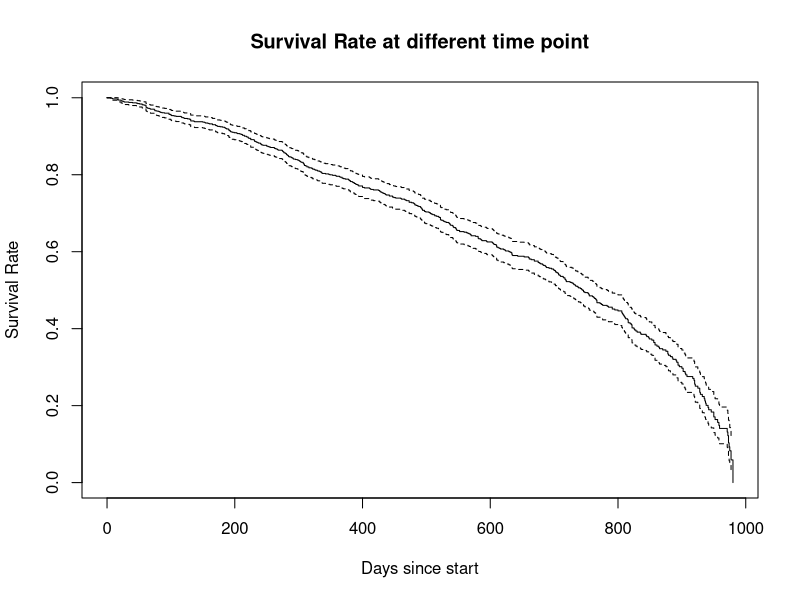
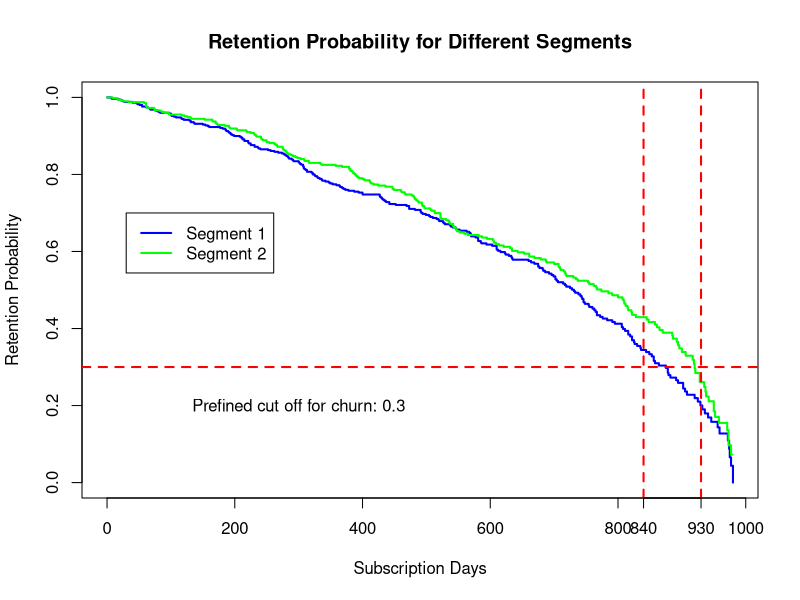
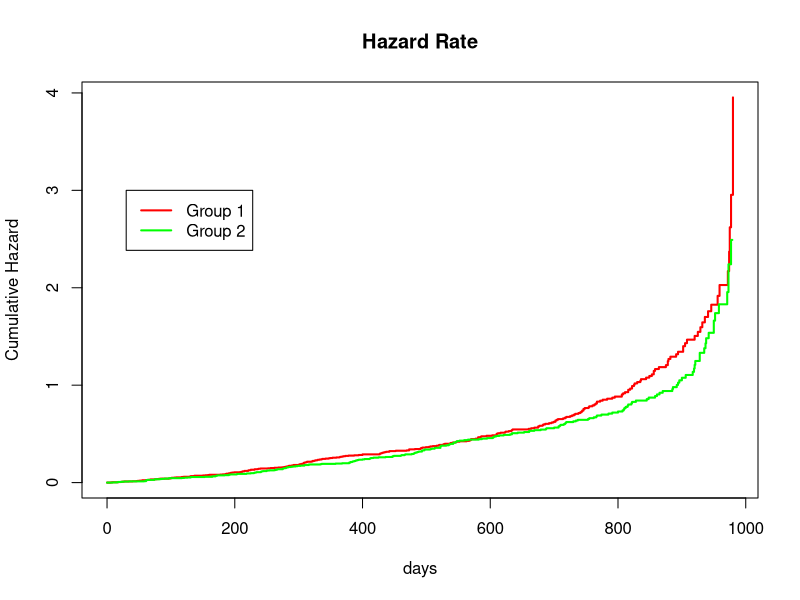
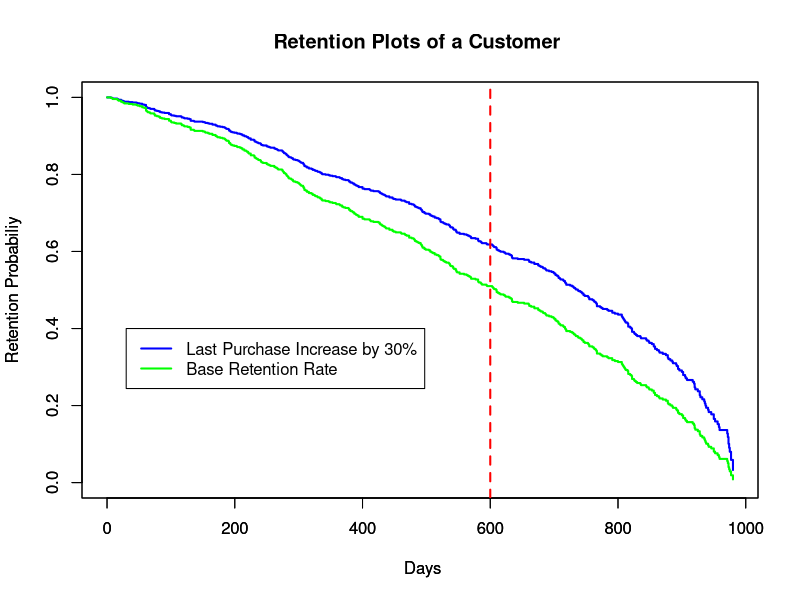

Reproduce these figures in R, in order. (Note: this script raises an error after producing the figures.)

library(survival)
library(KMsurv) 
#############################################################
#############################################################
#time invariate covariates examples

#simulate survival data
ID<-seq (1:1000)
#0 for "F" and 1 for "M"
gender <-sample(c(0, 1),1000, replace = TRUE)
customer_since<-sample(seq(as.Date("2010/1/1"), as.Date("2016/1/1"), "day"), 1000, replace = TRUE)
#female has higher probability of attrition: female: 0.65; male: 0.5
churn =((gender == 0)*rbinom(10, 1, .3)| rbinom(1000, 1, .4))
#time to event
Time2Event = sample(seq(20:1000), 1000, replace = TRUE)
#customer age: young customer did not churn
age_init = rnorm(1000, 40, 10)
age = numeric()
for (i in 1:length(age_init))
{if (churn[i]  == "FALSE")
  age[i]= max(age_init[i]-5, 18) 
  else age[i] = age_init[i]}

surv_eg = data.frame(ID, gender, age, customer_since, churn, Time2Event)


eg_fit <- survfit(Surv(surv_eg$Time2Event, surv_eg$churn)~ 1, conf.type="none")
sum.surv <-summary(eg_fit)
surv.out.df <- data.frame("Time" =eg_fit[[2]],
                          "Cust-Available"=eg_fit[[3]],
                          "Cust-Attrited"=eg_fit[[4]],
                          "Survival-Rate"=eg_fit[[6]])
plot(eg_fit,
     xlab="Days since start",
     ylab="Survival Rate",
     main="Survival Rate at different time point")


eg_w_gender <- survfit(Surv(surv_eg$Time2Event, surv_eg$churn)~ surv_eg$gender, 
                       conf.type="none")
plot(eg_w_gender ,
     xlab="Subscription Days",
     ylab="Retention Probability",
     main="Retention Probability for Different Segments",
     lwd=2,
     col=c("blue","green"))
legend(30, .7, c("Segment 1", "Segment 2"),lwd=2,col=c("blue","green"))
abline(h=0.3, v=c(840, 930), lty =2, col = "red", lwd= 2 )
axis(1, at = c(840, 930))
 
text(300, .2, "Prefined cut off for churn: 0.3")
 
plot(eg_w_gender, fun="cumhaz", 
     xlab="days", ylab="Cumulative Hazard", main="Hazard Rate",
     lwd=2, col=c("red","green")) 
legend(30, 3, c("Group 1", "Group 2"),lwd=2,col=c("red","green"))

gender.surv <- survdiff(Surv(surv_eg$Time2Event, surv_eg$churn)~ surv_eg$gender)
gender.surv


##############################################################
##############################################################
#Cox regression model example

eg_fit_cox<- coxph(Surv(Time2Event, churn)~age,
                      data=surv_eg)
summary(eg_fit_cox)


#fit the base line of the hazard
base.hazard <- survfit(Surv(Time2Event, churn)~1,
                       data=surv_eg)


eg_cox_str <- coxph(Surv(Time2Event, churn)~(age)*strata(gender),
                      data=surv_eg)
summary(eg_cox_str)

eg_cox_gen <- coxph(Surv(Time2Event, churn)~age+gender,
                    data=surv_eg)
summary(eg_cox_gen)

eg_pred <- predict(eg_cox_gen,
                   type="lp",
                   data=surv_eg)

#survival plot for a certan customer
data_sample_cox1= data.frame(
  age =37, gender = 0 )
data_sample_cox2= data.frame(
  age =37*1.3, gender = 0 )


plot(survfit(eg_cox_gen, newdata = data_sample_cox1, type = "aalen"), 
     conf.int ="none", ylab = "Retention Probabiliy", xlab = " Days", 
     main = "Retention Plots of a Customer ",  
     col = "blue", lwd =2) 
par(new =TRUE)
plot(survfit(eg_cox_gen, newdata = data_sample_cox2, type = "aalen"), 
     conf.int ="none", ylab = "Retention Probabiliy", xlab = " Days",
     col = "green", lwd =2) 
legend(30, 0.4, c("Last Purchase Increase by 30%",
                 "Base Retention Rate"),
       lwd=2,col=c("blue","green"))
abline( v=c(600), lty =2, col = "red", lwd= 2 )
#abline(h=c(.44, .57), v=c(600), lty =2, col = "red", lwd= 2 )



#calculate the predicted hazard for each 
#Baseline Function
base <- basehaz(eg_cox_gen)
# Base value H0 = 0.3649053 at 494 Days
# Predicted Value at time 494 days
Pred.val <- 0.3649053*exp(eg_pred)

Pred.target <- ifelse(Pred.val>0.43,1,0)
target <- ifelse(surv_eg$Time2Event <=494,
                 0,
                 surv_eg$attrition)
table(Pred.target, target)

##############################################################
##############################################################
#time variate covariates example
#create a churn data
data(heart)
start_date<-heart$start
end_date<-heart$stop
churn<-heart$event
age<-heart$age
attr1<-heart$age * log(end_date) #attr1 is time dependent
# attr1 = ifelse(end_date > 1000, 1, 0)
attr2<-heart$year 
offer1<-heart$surgery
offer2<-heart$transplant
id<-heart$id
surv_eg2<-data.frame(start_date, end_date,age, attr1, attr2, offer1, offer2, churn, id)

fit2<-coxph(Surv(start_date, end_date, churn)~attr1+attr2+offer1+offer2, data = surv_eg2)
pred2<-predict(fit2, type="risk", se.fit2=TRUE)
#base hazard
base <- basehaz(fit2)
plot(base[,2], base[,1] , xlab="days", ylab = "hazard", type = "l", ylim = c(0, 2.5))
#if attri1 increase by 10%, the hazard function
test_attri1 = rep(2, nrow(surv_eg2))
points(base[,2],base[,1]*1.1*1.0275,  type = "l", col = 2)

#survival plot
#treat it as time invariate variables
data_sample= data.frame(
  offer1 =1, offer2 = 0, attr1=-2.484027,
  attr2 =3.453289 )
data_base  = data.frame(
  offer1 =0, offer2 = 0, attr1=-2.484027,
  attr2 =3.453289 )
plot(survfit(fit2, newdata = data_sample, type = "aalen"), 
     conf.int ="none", main ="retiention probability for a customer", ylab = "Survivorship", xlab = "Day", bty="L", col = "green") 
lines(survfit(fit2, newdata = data_base, type = "aalen"), 
     conf.int ="none", ylab = "Survivorship", xlab = "Day", bty="L", col = "blue") 
legend(1200, .8, c("offer-yes", "offer-no"),lwd=2,col=c("blue","green"))


#time  variable case
last = surv_eg2$id[which.max(surv_eg2$end_date)]
intervals<-surv_eg2[surv_eg2$id == last, c("start_date", "end_date", "churn")]
data_sample2= data.frame(
  offer1 =1,  age=2,
  attr2 =3.453289, intervals)
data_sample2$attr1 = data_sample2$age*log(data_sample2$end_date)
plot(survfit(fit2, newdata = data_sample2, individual  =TRUE),  ylab = "Survivorship", xlab = "Day", bty="L") 













